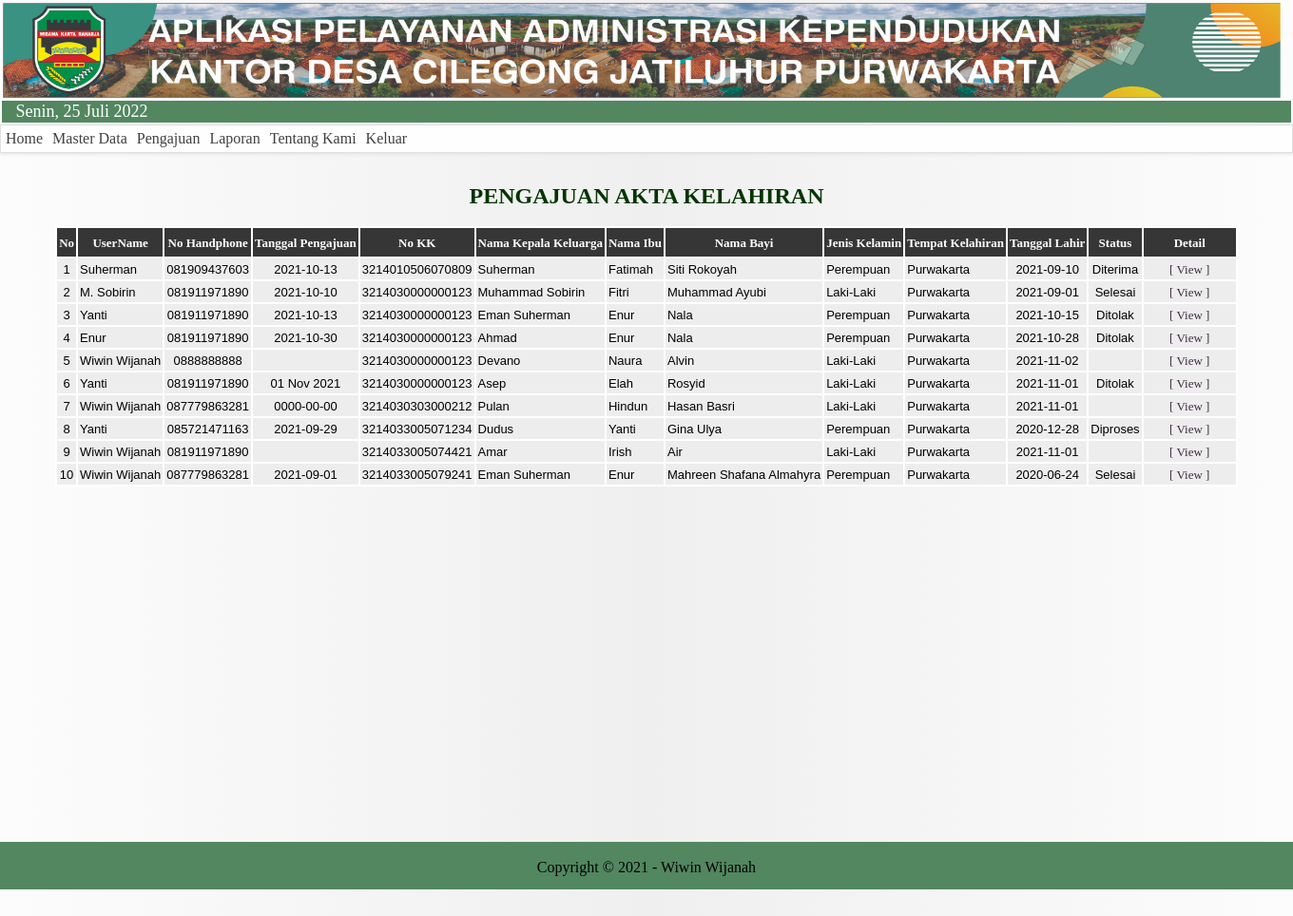
The page /Admin/FrmHome.php?page=DaftarAktaKelahiran.php on the database its author committed.
### tables this page shows
CREATE TABLE IF NOT EXISTS `tbl_akta_kelahiran` (
  `username` text NOT NULL,
  `no_hp` text NOT NULL,
  `tanggal_pengajuan` text NOT NULL,
  `no_kk` text NOT NULL,
  `nama_kepala_keluarga` text NOT NULL,
  `nama_ibu` text NOT NULL,
  `nama_bayi` text NOT NULL,
  `jenis_kelamin` enum('Laki-Laki','Perempuan') NOT NULL,
  `tempat_dilahirkan` text NOT NULL,
  `tempat_kelahiran` text NOT NULL,
  `hari` text NOT NULL,
  `tanggal_lahir` date NOT NULL,
  `pukul` time NOT NULL,
  `jenis_kelahiran` text NOT NULL,
  `penolong_kelahiran` text NOT NULL,
  `berat_bayi` text NOT NULL,
  `panjang_bayi` text NOT NULL,
  `nik_ibu` text NOT NULL,
  `nik_ayah` text NOT NULL,
  `upload_ktp` text NOT NULL,
  `upload_kk` text NOT NULL,
  `upload_buku_nikah` text NOT NULL,
  `upload_surat_pengantar` text NOT NULL,
  `status` text NOT NULL,
  `catat` text NOT NULL
);

### Admin/DaftarAktaKelahiran.php (the view, shortened to what this page needs)
<!DOCTYPE html>
<html>
<head>
	<link rel="stylesheet" type="text/css" href="#">
</head>
<body bgcolor="#FFFFFF">
	<?php
		include "../conn/koneksi.php";
		$query=mysqli_query($connection, "SELECT * FROM tbl_akta_kelahiran order by no_kk Asc")or die (mysql_error());
	?>
	<center>
		<font color='#033500' face='Tahoma' size=5><b><br>PENGAJUAN AKTA KELAHIRAN</b></font><br><br>
		<table border="0" cellpadding="2" cellspacing="2" bordercolor="blue" bgcolor="white">
			<tr bgcolor='#363636' height="30"><font color='white'>
				<th align='center'><font color='white' face='Tahoma' size=2>No</font></th>
				<th align='center'><font color='white' face='Tahoma' size=2>UserName</font></th>
				<th align='center'><font color='white' face='Tahoma' size=2>No Handphone</font></th>
				<th align='center'><font color='white' face='Tahoma' size=2>Tanggal Pengajuan</font></th>
				<th align='center'><font color='white' face='Tahoma' size=2>No KK</font></th>
				<th align='center'><font color='white' face='Tahoma' size=2>Nama Kepala Keluarga</font></th>
				<th align='center'><font color='white' face='Tahoma' size=2>Nama Ibu</font></th>
				<th align='center'><font color='white' face='Tahoma' size=2>Nama Bayi</font></th>
				<th align='center'><font color='white' face='Tahoma' size=2>Jenis Kelamin</font></th>
				<th align='center'><font color='white' face='Tahoma' size=2>Tempat Kelahiran</font></th>
				<th align='center'><font color='white' face='Tahoma' size=2>Tanggal Lahir</font></th>
				<th align='center'><font color='white' face='Tahoma' size=2>Status</font></th>
				<th align='center'><font color='white' face='Tahoma' size=2>Detail</font></th>
			</tr>
			<?php
			$j=0;
			while ($row=mysqli_fetch_array($query)) {
			?>
			<tr>
				<td align='center' bgcolor='#ededed'><font face='Arial' size=2><?php echo$j+1;?></font></td>
				<td align='left' bgcolor='#ededed'><font face='Arial' size=2><?php echo $row["username"];?></font></td>
				<td align='center' bgcolor='#ededed'><font face='Arial' size=2><?php echo $row["no_hp"];?></font></td>
				<td align='center' bgcolor='#ededed'><font face='Arial' size=2><?php echo $row["tanggal_pengajuan"];?></font></td>
				<td align='center' bgcolor='#ededed'><font face='Arial' size=2><?php echo $row["no_kk"];?></font></td>
				<td align='left' bgcolor='#ededed'><font face='Arial' size=2><?php echo $row["nama_kepala_keluarga"];?></font></td>
				<td align='left' bgcolor='#ededed'><font face='Arial' size=2><?php echo $row["nama_ibu"];?></font></td>
				<td align='left' bgcolor='#ededed'><font face='Arial' size=2><?php echo $row["nama_bayi"];?></font></td>
				<td align='left' bgcolor='#ededed'><font face='Arial' size=2><?php echo $row["jenis_kelamin"];?></font></td>
				<td align='left' bgcolor='#ededed'><font face='Arial' size=2><?php echo $row["tempat_kelahiran"];?></font></td>
				<td align='center' bgcolor='#ededed'><font face='Arial' size=2><?php echo $row["tanggal_lahir"];?></font></td>
				<td align='center' bgcolor='#ededed'><font face='Arial' size=2><?php echo $row["status"];?></font></td>
				<td align='center' bgcolor='#ededed' width=8%>
					<a href="FrmHome.php?page=FrmTampilAktaKelahiran.php&Kode=<?php echo $row['no_kk']?>&NamaBayi=<?php echo $row["nama_bayi"];?>" style="text-decoration:none" title="View"><font color='#3c2e3d' face='tahoma' size='2'>[ View ]</font>
					</a>
				</td>
			</tr>
			<?php
				$j++;
			}
			?>
		</table>
	</center>
</body>
</html>

### Admin/FrmHome.php (style rules this page uses)
html, body { background: linear-gradient(to right, #FCFCFC, #EFEFEF, #FCFCFC); margin:0; padding:0; height:117%; }

### Admin/Menu.php (style rules this page uses)
body { font-family:'Trebuchet MS' }
* { -webkit-transition:all .21s ease-in-out; -moz-transition:all .21s ease-in-out; -o-transition:all .21s ease-in-out; -ms-transition:all .21s ease-in-out; transition:all .21s ease-in-out }

### rows shown on the page
tbl_akta_kelahiran: username "Suherman", no_hp "081909437603", tanggal_pengajuan "2021-10-13", no_kk "3214010506070809", nama_kepala_keluarga "Suherman", nama_ibu "Fatimah", nama_bayi "Siti Rokoyah", jenis_kelamin "Perempuan", tempat_kelahiran "Purwakarta", tanggal_lahir "2021-09-10", status "Diterima"
tbl_akta_kelahiran: username "M. Sobirin", no_hp "081911971890", tanggal_pengajuan "2021-10-10", no_kk "3214030000000123", nama_kepala_keluarga "Muhammad Sobirin", nama_ibu "Fitri", nama_bayi "Muhammad Ayubi", jenis_kelamin "Laki-Laki", tempat_kelahiran "Purwakarta", tanggal_lahir "2021-09-01", status "Selesai"
tbl_akta_kelahiran: username "Yanti", no_hp "081911971890", tanggal_pengajuan "2021-10-13", no_kk "3214030000000123", nama_kepala_keluarga "Eman Suherman", nama_ibu "Enur", nama_bayi "Nala", jenis_kelamin "Perempuan", tempat_kelahiran "Purwakarta", tanggal_lahir "2021-10-15", status "Ditolak"
tbl_akta_kelahiran: username "Enur", no_hp "081911971890", tanggal_pengajuan "2021-10-30", no_kk "3214030000000123", nama_kepala_keluarga "Ahmad", nama_ibu "Enur", nama_bayi "Nala", jenis_kelamin "Perempuan", tempat_kelahiran "Purwakarta", tanggal_lahir "2021-10-28", status "Ditolak"
tbl_akta_kelahiran: username "Wiwin Wijanah", no_hp "0888888888", no_kk "3214030000000123", nama_kepala_keluarga "Devano", nama_ibu "Naura", nama_bayi "Alvin", jenis_kelamin "Laki-Laki", tempat_kelahiran "Purwakarta", tanggal_lahir "2021-11-02"
tbl_akta_kelahiran: username "Yanti", no_hp "081911971890", tanggal_pengajuan "01 Nov 2021", no_kk "3214030000000123", nama_kepala_keluarga "Asep", nama_ibu "Elah", nama_bayi "Rosyid", jenis_kelamin "Laki-Laki", tempat_kelahiran "Purwakarta", tanggal_lahir "2021-11-01", status "Ditolak"
tbl_akta_kelahiran: username "Wiwin Wijanah", no_hp "087779863281", tanggal_pengajuan "0000-00-00", no_kk "3214030303000212", nama_kepala_keluarga "Pulan", nama_ibu "Hindun", nama_bayi "Hasan Basri", jenis_kelamin "Laki-Laki", tempat_kelahiran "Purwakarta", tanggal_lahir "2021-11-01"
tbl_akta_kelahiran: username "Yanti", no_hp "085721471163", tanggal_pengajuan "2021-09-29", no_kk "3214033005071234", nama_kepala_keluarga "Dudus", nama_ibu "Yanti", nama_bayi "Gina Ulya", jenis_kelamin "Perempuan", tempat_kelahiran "Purwakarta", tanggal_lahir "2020-12-28", status "Diproses"
tbl_akta_kelahiran: username "Wiwin Wijanah", no_hp "081911971890", no_kk "3214033005074421", nama_kepala_keluarga "Amar", nama_ibu "Irish", nama_bayi "Air", jenis_kelamin "Laki-Laki", tempat_kelahiran "Purwakarta", tanggal_lahir "2021-11-01"
tbl_akta_kelahiran: username "Wiwin Wijanah", no_hp "087779863281", tanggal_pengajuan "2021-09-01", no_kk "3214033005079241", nama_kepala_keluarga "Eman Suherman", nama_ibu "Enur", nama_bayi "Mahreen Shafana Almahyra", jenis_kelamin "Perempuan", tempat_kelahiran "Purwakarta", tanggal_lahir "2020-06-24", status "Selesai"
